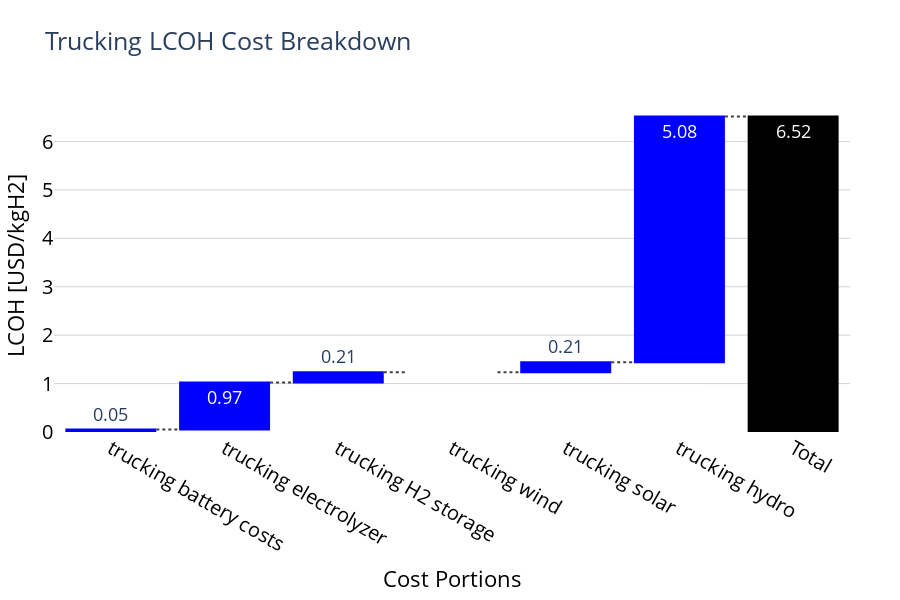

This figure's notebook cell:
### Code cell
generate_waterfall_chart(gdf_data, 'trucking')

### Figure 1 — Plotly figure (JSON) as saved in the notebook; plotly's stock layout.template omitted (floating-point values rounded to 4 significant figures)
{"data": [{"connector": {"line": {"color": "rgb(63, 63, 63)", "dash": "dot"}}, "decreasing": {"marker": {"color": "#ff7f0e"}}, "increasing": {"marker": {"color": "#0000ff"}}, "measure": ["relative", "relative", "relative", "relative", "relative", "relative", "total"], "name": "LCOH Cost Breakdown", "orientation": "v", "text": ["0.05", "0.97", "0.21", "0.00", "0.21", "5.08", "6.52"], "totals": {"marker": {"color": "#000000"}}, "type": "waterfall", "x": ["trucking battery costs", "trucking electrolyzer", "trucking H2 storage", "trucking wind", "trucking solar", "trucking hydro", "Total"], "y": [0.04933, 0.9719, 0.2114, 0, 0.2078, 5.075, 0]}], "layout": {"font": {"size": 18}, "height": 600, "margin": {"b": 50, "l": 50, "r": 50, "t": 100}, "plot_bgcolor": "white", "showlegend": false, "title": {"text": "Trucking LCOH Cost Breakdown"}, "width": 900, "xaxis": {"tickfont": {"color": "black", "size": 20}, "title": {"font": {"color": "black", "size": 22}, "text": "Cost Portions"}}, "yaxis": {"gridcolor": "lightgrey", "showgrid": true, "tickfont": {"color": "black", "size": 20}, "title": {"font": {"color": "black", "size": 22}, "text": "LCOH [USD/kgH2]"}}}}
